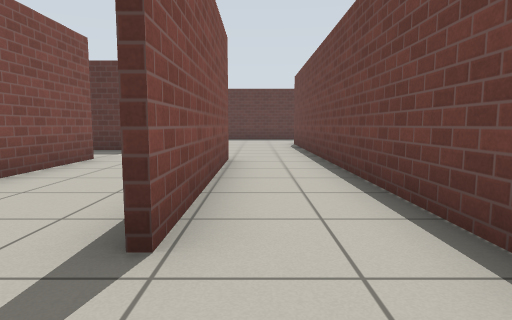
[1] (above)

16 first-person views from a walk through a Gazebo world. The camera is 0.72 m above the floor, tilts 6° down and sees 75° across. The floor is counted in squares, 1 m on a side. Each view is taken from the middle of a square. On the plan, view 1 faces up. The plan holds only what a view shows up to about 10 squares ahead; the rest is blank. Simple patterns stand in for the simulator's built-in surfaces.

[2]
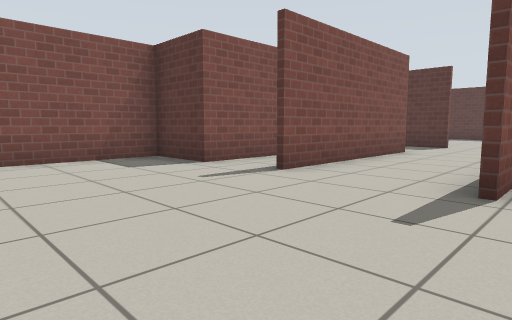

[3]
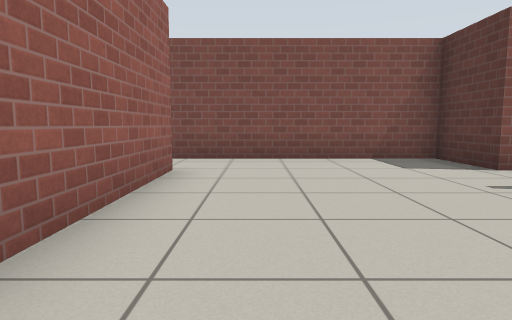

[4]
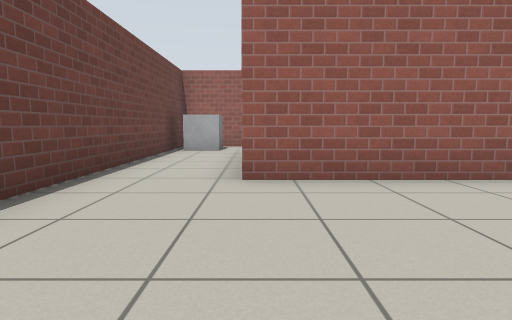

[5]
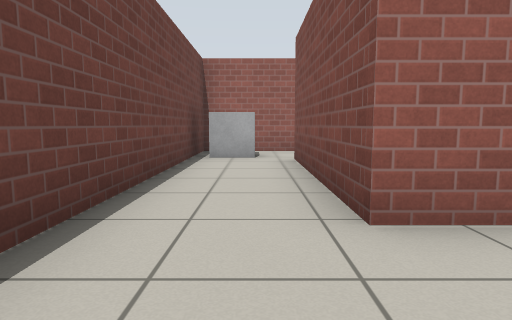

[6]
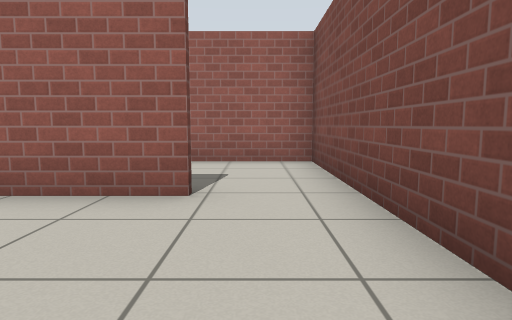

[7]
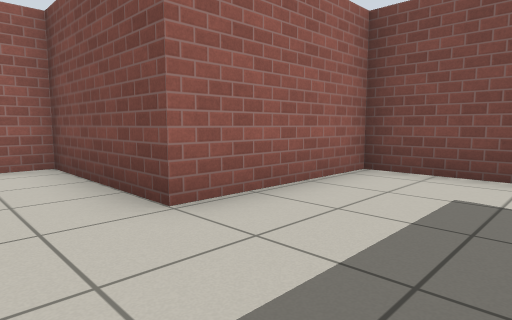

[8]
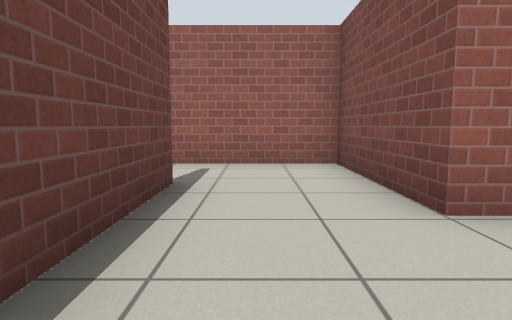

[9]
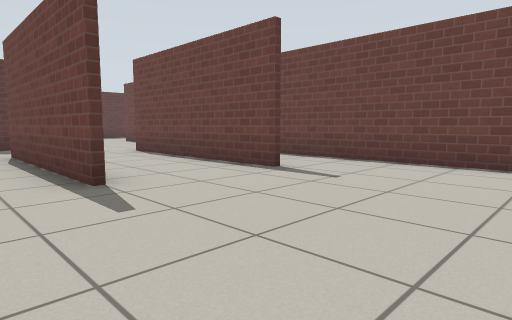

[10]
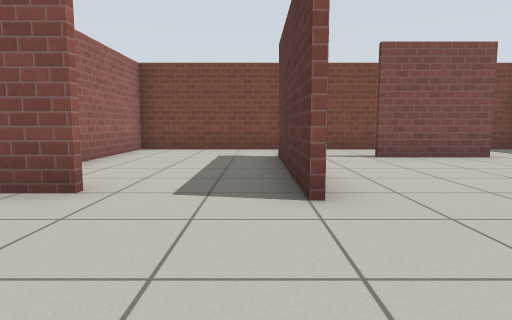

[11]
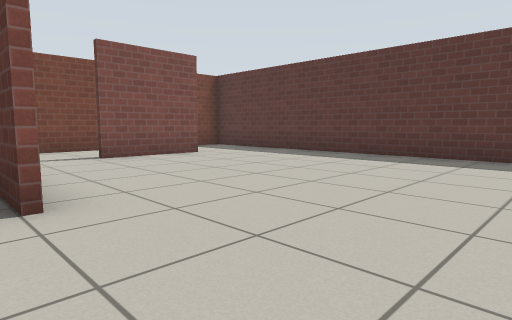

[12]
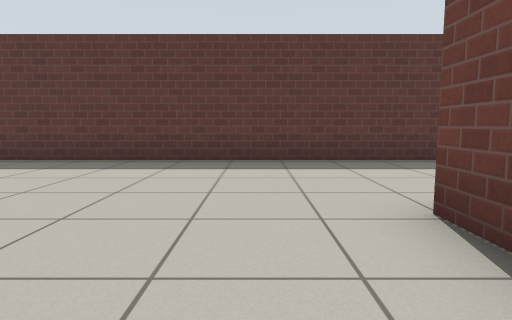

[13]
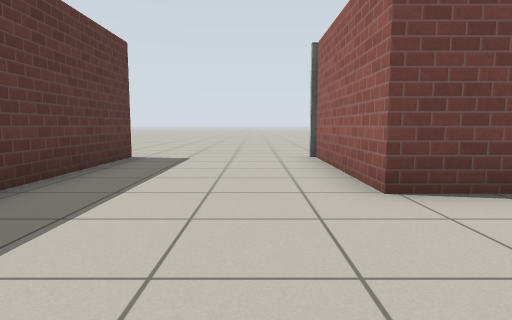

[14]
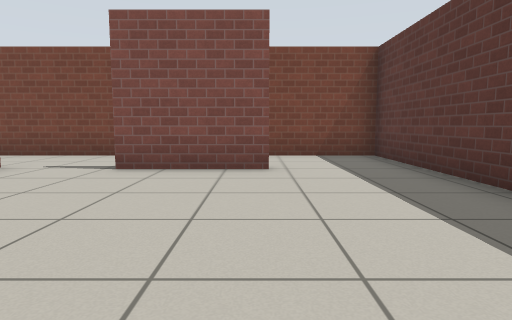

[15]
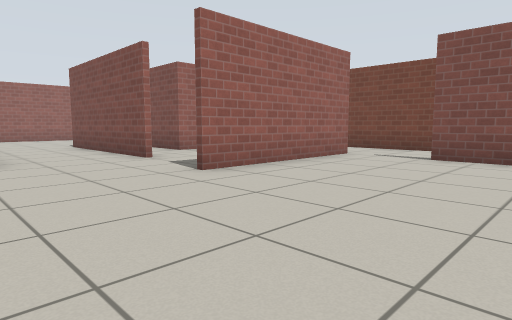

[16]
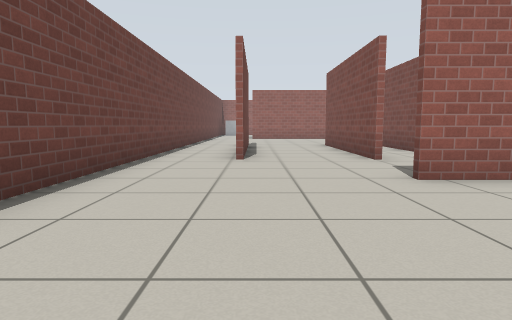

### Floor plan
Points are (right, up) in squares from view 1. A wall is a line through its corners. A room is listed if a view was taken in it or the views show most of it. See-through windows are left out.
Room 1 (views 1, 2, 3, 4, 5, 6, 9)
walls: (-0.7, 1.8) (-0.7, 7.1); (-5.3, 1.8) (-7.1, 1.8) (-7.1, -2.4); (-5.4, -3.3) (-0.8, -3.3) (-0.8, -8.1); (-0.6, 7.1) (-0.6, 1.8); (-3.5, 7.1) (-3.5, 2); (1.4, -7.5) (1.4, 7.4); (-1.5, -10.2) (1.4, -10.2)
ways out: opening at (-6, -3) to room 2; opening at (-1.7, 7.3) to room 3; opening at (-4, 8.5) to room 4; opening at (-1, -9) to room 6
objects: grey box (0, -9) to (1, -8)
Room 2 (views 7, 8)
walls: (-7.1, -2.4) (-7.1, -6.6) (-3.5, -6.6) (-3.5, -8.5); (-1, -8.1) (-1, -5.2)
ways out: opening at (-6, -3) to room 1; opening at (-2.5, -7.5) to room 6
Room 3 (views 10, 11, 12, 13, 14, 15, 16)
walls: (1.4, 7.4) (1.4, 12.6) (5.8, 12.6); (-7.4, 14.2) (-7.4, 11.6); (-7.7, 9.7) (-3.1, 9.7); (5.5, 16.8) (-7.4, 16.8)
ways out: opening at (-1.7, 7.3) to room 1; opening at (-8, 11) to room 5; opening at (-8, 15.5) to room 5; opening at (6.5, 13); opening at (6.5, 17)
Room 4 (no view inside)
walls: (-9.9, 9.6) (-9.9, 5.6) (-5.3, 5.6); (-3.1, 9.5) (-7.6, 9.5); (-3.6, 2) (-3.6, 7.1)
ways out: opening at (-4, 8.5) to room 1; opening at (-8.5, 10) to room 5
Room 5 (no view inside)
walls: (-9.9, 12.6) (-9.9, 9.6); (-7.4, 16.8) (-9.9, 16.8) (-9.9, 14.2)
ways out: opening at (-8, 11) to room 3; opening at (-8, 15.5) to room 3; opening at (-8.5, 10) to room 4
Room 6 (no view inside)
walls: (-3.5, -8.5) (-3.5, -10.2) (-1.5, -10.2)
ways out: opening at (-1, -9) to room 1; opening at (-2.5, -7.5) to room 2

Where each view was taken, in squares from view 1:
view 1: 0 up, 0 right, facing up
view 2: 2 down, 0 right, facing up-left
view 3: 2 down, 0 right, facing left
view 4: 1 up, 1 left, facing down
view 5: 1 down, 0 right, facing down
view 6: 0 up, 6 left, facing down
view 7: 4 down, 2 left, facing down-left
view 8: 4 down, 2 left, facing down
view 9: 2 down, 5 left, facing up-right
view 10: 9 up, 0 right, facing left
view 11: 9 up, 0 right, facing up-left
view 12: 10 up, 0 right, facing up
view 13: 14 up, 2 left, facing right
view 14: 14 up, 2 left, facing left
view 15: 14 up, 0 right, facing down-left
view 16: 14 up, 1 left, facing down
